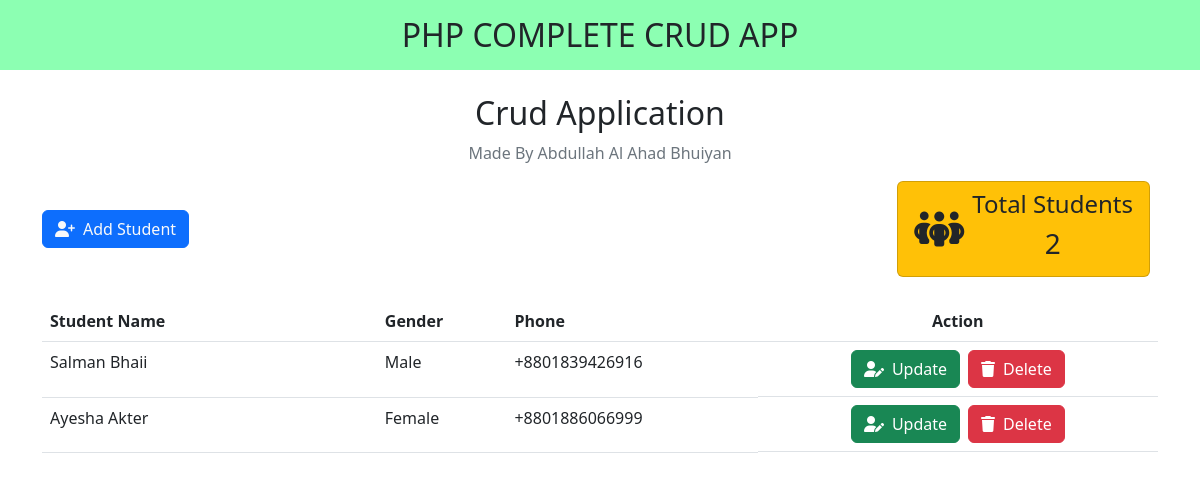
Before: / with the older database file.
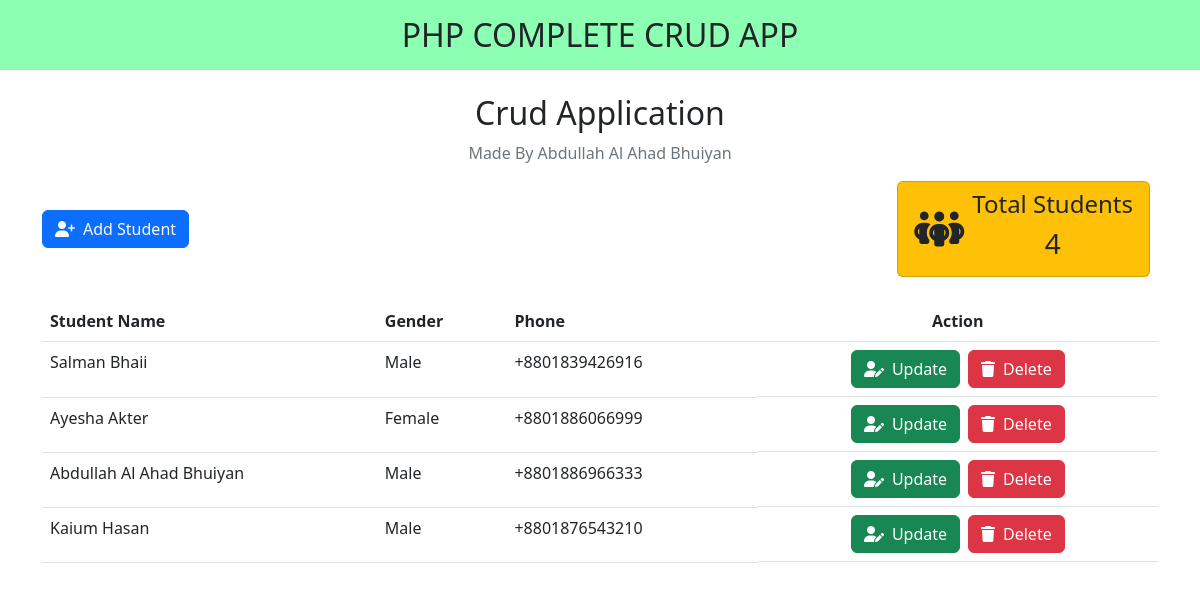
After: the same page with the newer database file.
### tables this page shows
CREATE TABLE `students` (
  `id` int(100) NOT NULL,
  `first` varchar(64) NOT NULL,
  `last` varchar(32) NOT NULL,
  `phone` int(10) NOT NULL,
  `gender` varchar(10) NOT NULL,
  `time` timestamp NOT NULL DEFAULT current_timestamp() ON UPDATE current_timestamp()
);

### index.php (the view, shortened to what this page needs)
<?php include_once("header.php");
$conn = mysqli_connect("localhost", "root", "", "students");
$read_query = "SELECT * FROM `students`";
$read = $conn->query($read_query);
?>
<h2 class="text-uppercase text-center py-3" style="background: #00ff5573">php complete crud app</h1>
    <div class="container my-4">
        <h2 class="text-center ">Crud Application</h2>
        <p class="text-center text-secondary">Made By Abdullah Al Ahad Bhuiyan</p>
        <div class="d-flex justify-content-between align-items-center mb-4">
            <button class="btn btn-primary my-4"><a href="./add.php" class="text-light"><i class="fa-solid fa-user-plus pe-2"></i>Add Student</a></button>
            <div class="d-flex">
                <div class="card d-flex flex-row align-items-center py-2 px-3 text-center bg-warning text-dark me-2" style="width: max-content;">
                    <i class="fa-solid fa-people-group pe-2" style="font-size: 40px;"></i>
                    <div>
                        <h4>Total Students</h4>
                        <h3><?= $read->num_rows ?></h3>
                    </div>
                </div>
            </div>
        </div>
        <table class="table table-hover" id="myTable">
            <thead>
                <tr>
                    <th scope="col" colspan="2" style="width: 30%">Student Name</th>
                    <th scope="col">Gender</th>
                    <th scope="col">Phone</th>
                    <th scope="col" class="text-center">Action</th>
                </tr>
            </thead>
            <tbody>
                <?php
                while ($data = $read->fetch_assoc()) {
                ?>
                    <tr>
                        <td scope="row" colspan="2" class="name"><?= $data['first'] . " " . $data['last'] ?></td>
                        <td><?= $data['gender'] ?></td>
                        <td><?= "+880" . $data['phone'] ?></td>
                        <td class="d-flex justify-content-center">
                            <a href="./update.php?id=<?= $data['id'] ?>" class="me-2">
                                <button class="btn btn-success d-flex align-items-center">
                                    <i class="fa-solid fa-user-pen pe-2"></i>
                                    Update
                                </button>
                            </a>
                            <a href="./delete.php?id=<?= $data['id'] ?>">
                                <button class="btn btn-danger d-flex align-items-center">
                                    <i class="fa-solid fa-trash pe-2"></i>
                                    Delete
                                </button>
                            </a>
                        </td>
                    </tr>
                <?php
                }
                ?>
            </tbody>
        </table>
    </div>
    <?php include_once("footer.php") ?>

### header.php (shortened to what this page needs)
<!DOCTYPE html>
<html lang="en">
<head>
    <link rel="stylesheet" href="https://cdn.jsdelivr.net/npm/bootstrap@5.2.2/dist/css/bootstrap.min.css">
    <link rel="stylesheet" href="./css/style.css">
    <link rel="stylesheet" href="https://cdnjs.cloudflare.com/ajax/libs/font-awesome/6.2.0/css/all.min.css" />
</head>
<body>

### footer.php (shortened to what this page needs)
</body>
</html>

### css/style.css (style rules this page uses)
*, *::before, *::after { box-sizing: border-box; }
a { text-decoration: none; }

Changed rows visible on the page:
added students: first "Abdullah Al Ahad", last "Bhuiyan", gender "Male", phone "1886966333"
added students: first "Kaium", last "Hasan", gender "Male", phone "1876543210"
Other visible differences:
$read->num_rows: "2" → "4"
